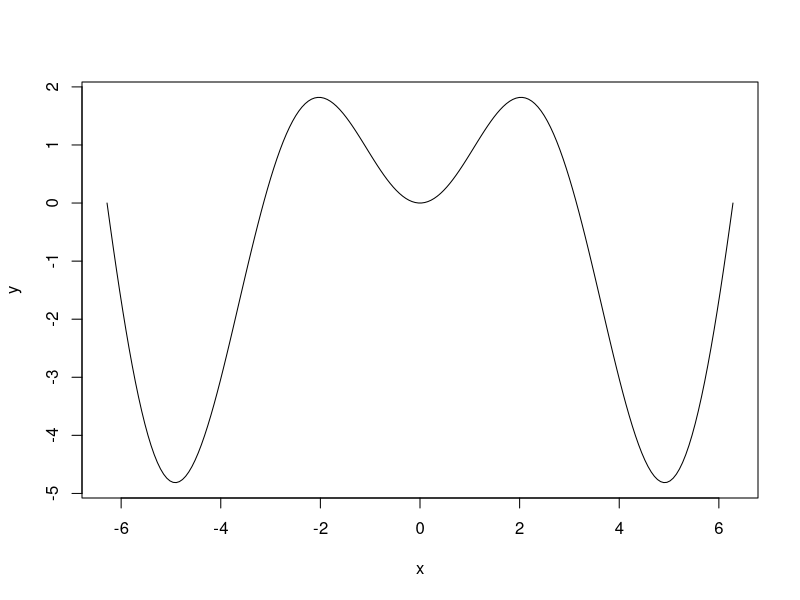
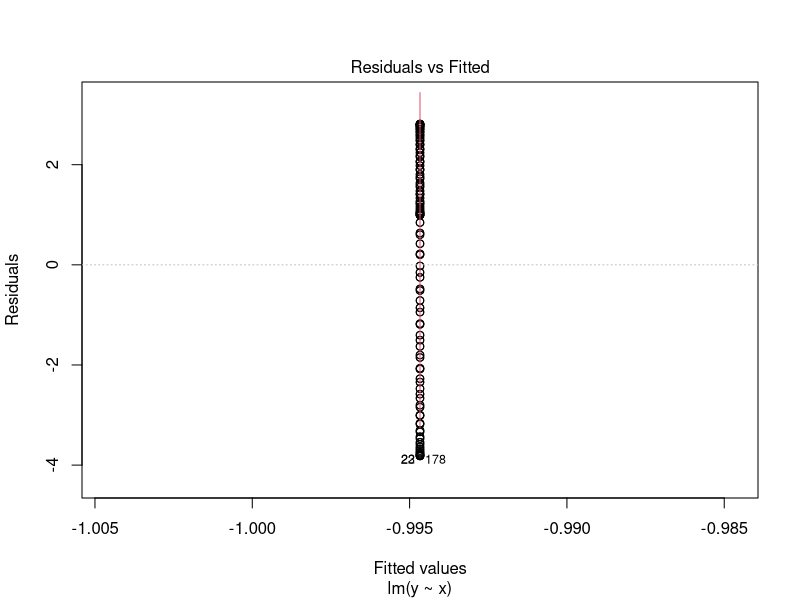
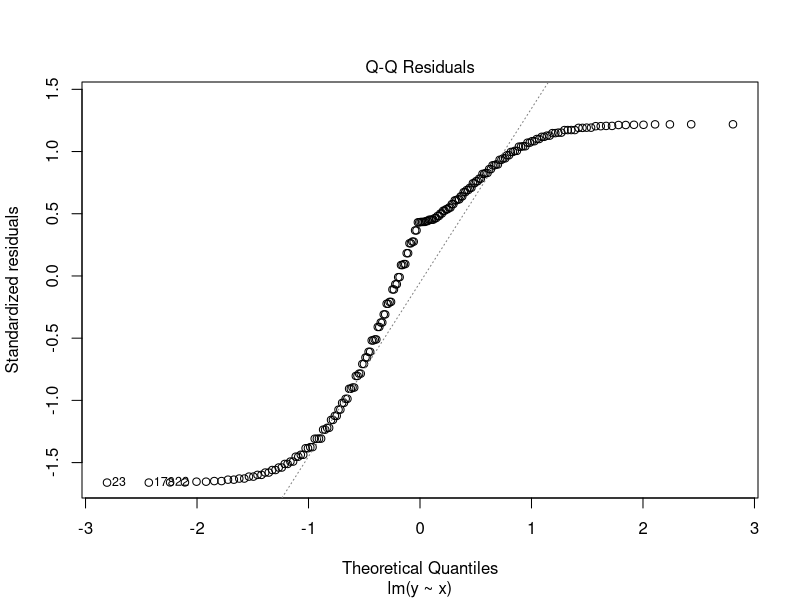

Generate these figures, in order, with R: (Note: this script raises an error after producing the figures.)
#------------------------------------------------------------------------------
# Cuestiones de evaluación
#------------------------------------------------------------------------------

#------------------------------------------------------------------------------
# Cuestión 1
#------------------------------------------------------------------------------

# Dibujamos la función y = x*sen(x) en [-2π, 2π] con 200 puntos
points = 200
x <- seq(-2*pi, 2*pi, length = points)
y <- x*sin(x)
plot(x,y, type='l')

#------------------------------------------------------------------------------
# Cuestión 2
#------------------------------------------------------------------------------

# Ajustamos los datos según un modelo linear
linear.model <- lm(y~x)
summary(linear.model)

# Comprobamos las hipótesis del modelo
plot(linear.model,1)
plot(linear.model,2)

#------------------------------------------------------------------------------
# Cuestión 3
#------------------------------------------------------------------------------

# Cargamos la librería
library(nnet)

# Definimos función para ejecutar varias veces (hasta un máximo de 10) 
# el comando nnet y devuelve el ajuste  que tenga el error menor tenga
min.nn <- function(x,y, iter=10){
  min_value <- 10e6 # Infinito
  actual_fit <- NULL
  for(i in seq(1, iter)){
    fit.nn <- nnet(x,y, rang=0.1, size=5, linout=T, maxit=10000, trace = FALSE)
    if(fit.nn$value < min_value){
      min_value <- fit.nn$value
      actual_fit <- fit.nn
    }
  }
  return(actual_fit)
}

# Curva ajustada con el menor error entre varias ejecuciones de la
# función nnet
min=min.nn(x,y)

predict.nn<-predict(min, as.matrix(x))

# Cargamos la librería neuralnet
neuralnet(y~x, cbind(x,y), hidden=5, rep=1)